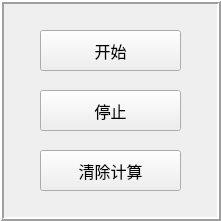
       <widget class="QFrame" name="frame_12">
        <property name="geometry">
         <rect>
          <x>10</x>
          <y>30</y>
          <width>221</width>
          <height>221</height>
         </rect>
        </property>
        <property name="frameShape">
         <enum>QFrame::Box</enum>
        </property>
        <property name="frameShadow">
         <enum>QFrame::Raised</enum>
        </property>
        <property name="lineWidth">
         <number>2</number>
        </property>
        <widget class="QPushButton" name="pushButton_WMA__START">
         <property name="geometry">
          <rect>
           <x>40</x>
           <y>30</y>
           <width>141</width>
           <height>41</height>
          </rect>
         </property>
         <property name="font">
          <font>
           <family>黑体</family>
           <pointsize>12</pointsize>
          </font>
         </property>
         <property name="text">
          <string>开始</string>
         </property>
        </widget>
        <widget class="QPushButton" name="pushButton_WMA__STOP">
         <property name="geometry">
          <rect>
           <x>40</x>
           <y>90</y>
           <width>141</width>
           <height>41</height>
          </rect>
         </property>
         <property name="font">
          <font>
           <family>黑体</family>
           <pointsize>12</pointsize>
          </font>
         </property>
         <property name="text">
          <string>停止</string>
         </property>
        </widget>
        <widget class="QPushButton" name="pushButton_WMA__CLEAR">
         <property name="geometry">
          <rect>
           <x>40</x>
           <y>150</y>
           <width>141</width>
           <height>41</height>
          </rect>
         </property>
         <property name="font">
          <font>
           <family>黑体</family>
           <pointsize>12</pointsize>
          </font>
         </property>
         <property name="text">
          <string>清除计算</string>
         </property>
        </widget>
       </widget>
